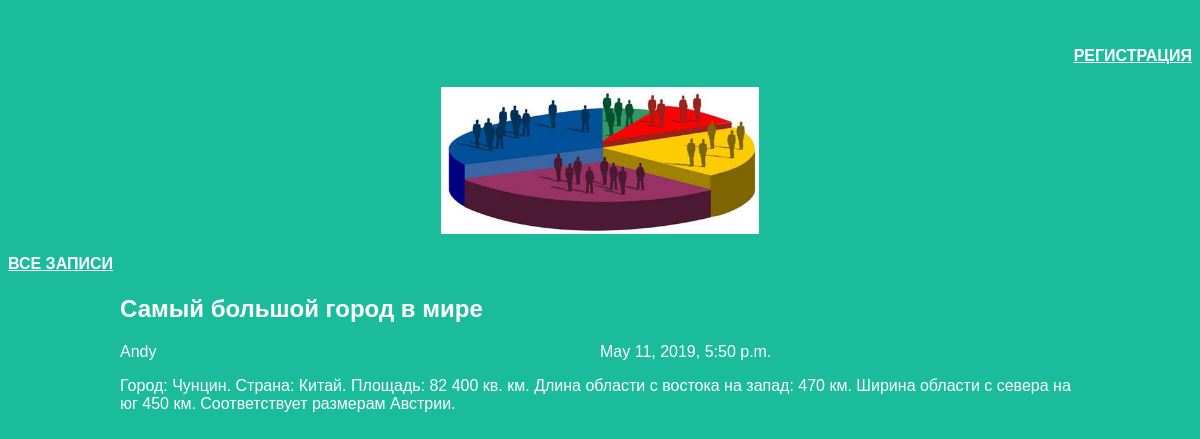
Screenshot of /article/2/ with the database file from the repository.
### articles/models.py (models this page shows, shortened)
class Article(models.Model):
    author = models.ForeignKey(User, on_delete=models.CASCADE)
    title = models.CharField(max_length=200)
    text = models.TextField()
    created_date = models.DateTimeField(default=timezone.now)

### articles/views.py (the view)
# urls.py: re_path(r'^article/(?P<article_id>\d+)/$', views.get_article,  name='get_article'),
def get_article(request, article_id):
    try:
        post = Article.objects.get(id=article_id)
        return render(request, 'article.html', {"post": post})
    except Article.DoesNotExist:
        raise Http404

### articles/templates/article.html (shortened to what this page needs)
﻿<!DOCTYPE html>
<html>
	<body>
	{% load staticfiles %}
		<div class="header">
                <h4 align="right">
                    <a href="{% url 'registration' %}">РЕГИСТРАЦИЯ</a>
                </h4>
			<img src="{% static "images/people.png" %}">
			<link rel="stylesheet" href="{% static 'css/article.css' %}">
			<h4>
                <a  href="{% url 'archive' %}">ВСЕ ЗАПИСИ</a>
            </h4>
		</div>
		<div class="archive">
				<div class="one-post">
					<h2 class="post-title">
						<div class="post-title">{{ post.title }}</div>
					</h2>
                        <div class="article-info">
						<div class="article-author">{{ post.author.username }}</div>
						<div class="article-createddate">{{ post.created_date }}</div>
					</div>
				</div>
			<p class="article-text">{{ post.text }}</p>
		</div>
	</body>
</html>

### articles/static/css/article.css (style rules this page uses)
body { background: #1abc9c; font-family: Tahoma, Arial, sans-serif; color: #ffffff; }
.header img { display: block; width: 318px; margin-left: auto; margin-right: auto; }
h4 a { font-family: Arial; color: #ffffff; }
.archive { width: 960px; margin-left: auto; margin-right: auto; }
.article-author { width: 50%; float: left; }

### rows the page displays
Article: title "Самый большой город в мире", author.username "Andy", created_date "May 11, 2019, 5:50 p.m.", text "Город: Чунцин. Страна: Китай. Площадь: 82 400 кв. км. Длина области с востока на запад: 470 км. Ширина области с севера на юг 450 км. Соответствует размерам Австрии."
